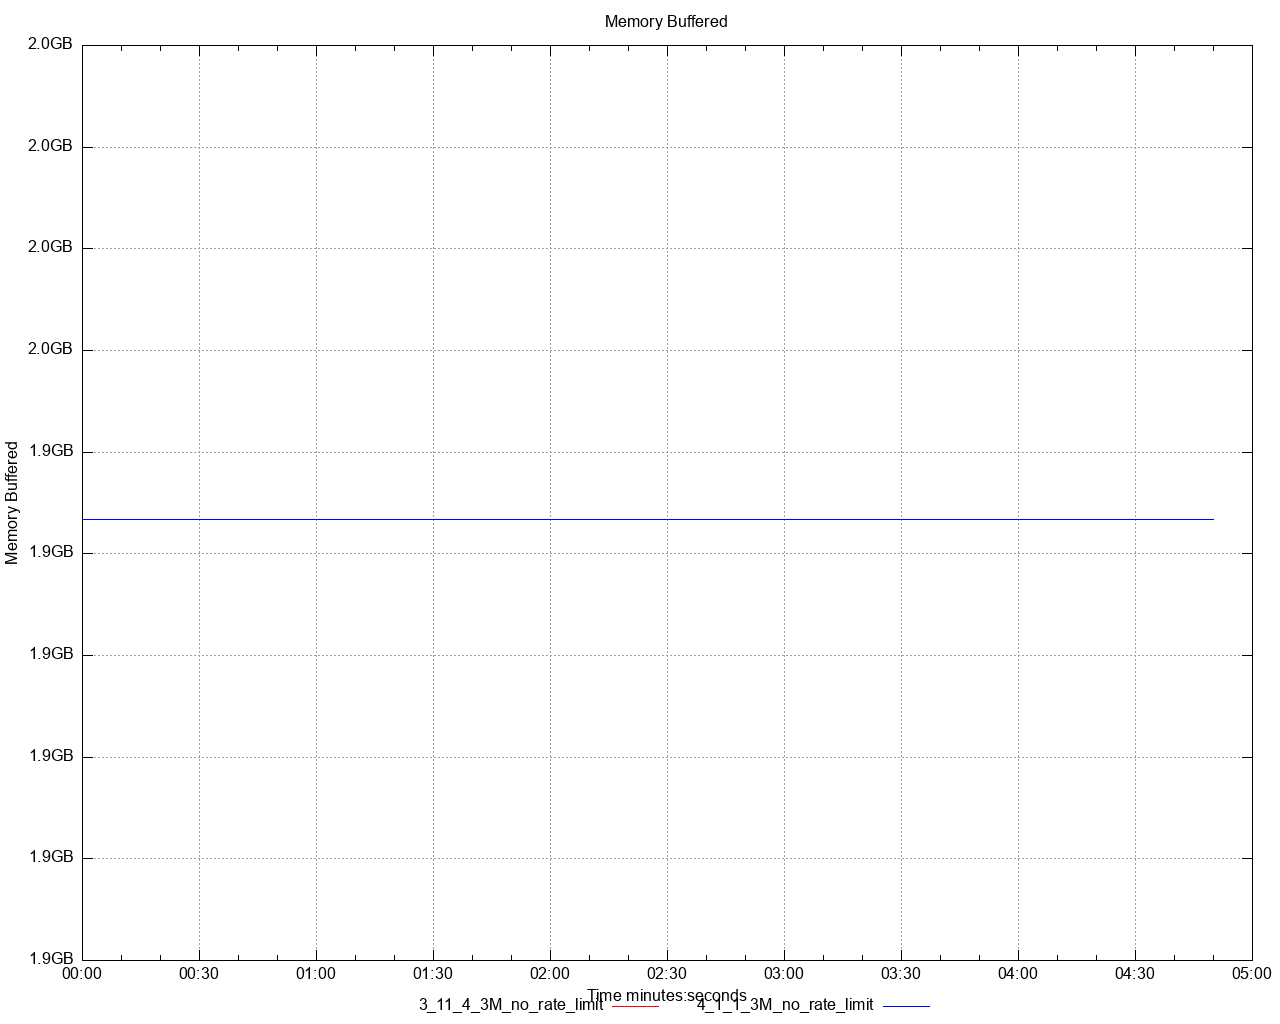

Write the gnuplot code that produced this figure.
set title 'Memory Buffered' noenhanced
set style data lines
set datafile separator ","
set terminal png size 1280,1024
set grid
set key below
set xdata time
set timefmt "%s"
offset = 0
t0(x)=(offset=($0==0) ? x : offset, x - offset)
set xlabel 'Time minutes:seconds'
set ylabel 'Memory Buffered'
set format y '%.1s%cB'
set output '/Users/ahmet.mircik/simulator/tests/report_3M_no_rate_limit/dstat/memory_buffered_A1.png'
plot \
   '/Users/ahmet.mircik/simulator/tests/report_3M_no_rate_limit/data/memory_buffered_A1_1.data' using (t0(timecolumn(1))):2 title "3_11_4_3M_no_rate_limit" noenhanced lt rgb "red", \
   '/Users/ahmet.mircik/simulator/tests/report_3M_no_rate_limit/data/memory_buffered_A1_2.data' using (t0(timecolumn(1))):2 title "4_1_1_3M_no_rate_limit" noenhanced lt rgb "blue", \
